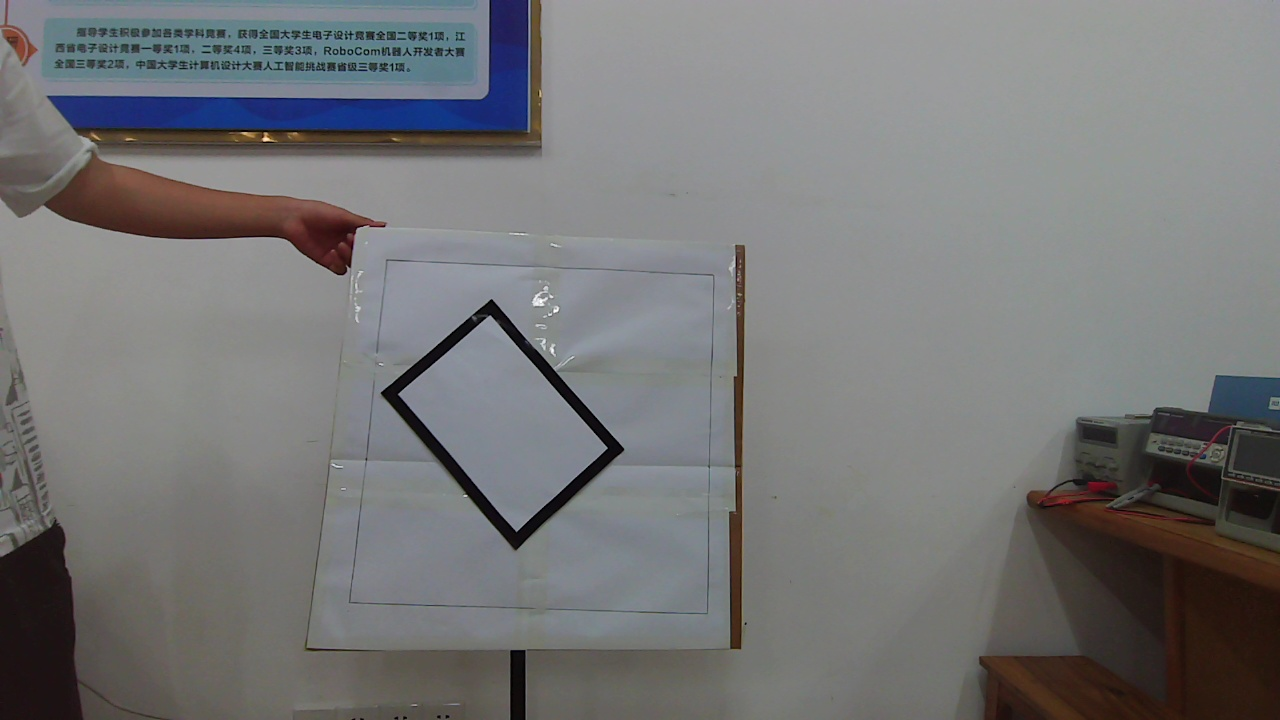
#> input picture TestPhoto/black/1.jpg, 1280 x 720 px, found by its file name
$ python '获取颜色阈值.py'
#> lines starting #> are read from the running program, lines starting #| are printed output that depends on the picture; after the words box and inside, x2 and y2 are one past the last pixel; in counts of white or black regions, pixels touching at a corner belong together
import cv2
import numpy as np

def nothing(x):
    pass

cv2.namedWindow("Tracking")

cv2.createTrackbar("LH","Tracking",0,255,nothing)
cv2.createTrackbar("LS","Tracking",0,255,nothing)
cv2.createTrackbar("LV","Tracking",0,255,nothing)
cv2.createTrackbar("UH","Tracking",255,255,nothing)
cv2.createTrackbar("US","Tracking",23,255,nothing)
cv2.createTrackbar("UV","Tracking",125,255,nothing)

#cv2.createTrackbar:绑定滑动条和窗口，定义滚动条的数值
#参数
#第一个参数时滑动条的名字，
#第二个参数是滑动条被放置的窗口的名字，
#第三个参数是滑动条默认值，
#第四个参数时滑动条的最大值，
#第五个参数时回调函数，每次滑动都会调用回调函数。


while True:
    frame = cv2.imread('/Users/duanhao/Desktop/black/1.jpg')
#> frame is the input picture: shape (720, 1280, 3); mean B, G, R 118.4, 117.7, 117.5
    hsv = cv2.cvtColor(frame,cv2.COLOR_BGR2HSV)
#> hsv: shape (720, 1280, 3); mean H, S, V 65.8, 30.5, 123.6
    #转换图像格式
    l_h = cv2.getTrackbarPos("LH","Tracking")
    l_s = cv2.getTrackbarPos("LS","Tracking")
    l_v = cv2.getTrackbarPos("LV","Tracking")

    u_h = cv2.getTrackbarPos("UH","Tracking")
    u_s = cv2.getTrackbarPos("US","Tracking")
    u_v = cv2.getTrackbarPos("UV","Tracking")
    #cv2.getTrackbarPos：得到滑动条的数值
    #参数
    #第一个参数是滑动条名字，
    #第二个时所在窗口，
    #返回值是滑动条的数值。

    l_g = np.array([l_h, l_s, l_v]) # 阈值下限
    u_g = np.array([u_h, u_s, u_v])   # 阈值上限

    mask = cv2.inRange(hsv,l_g,u_g) # 二值化
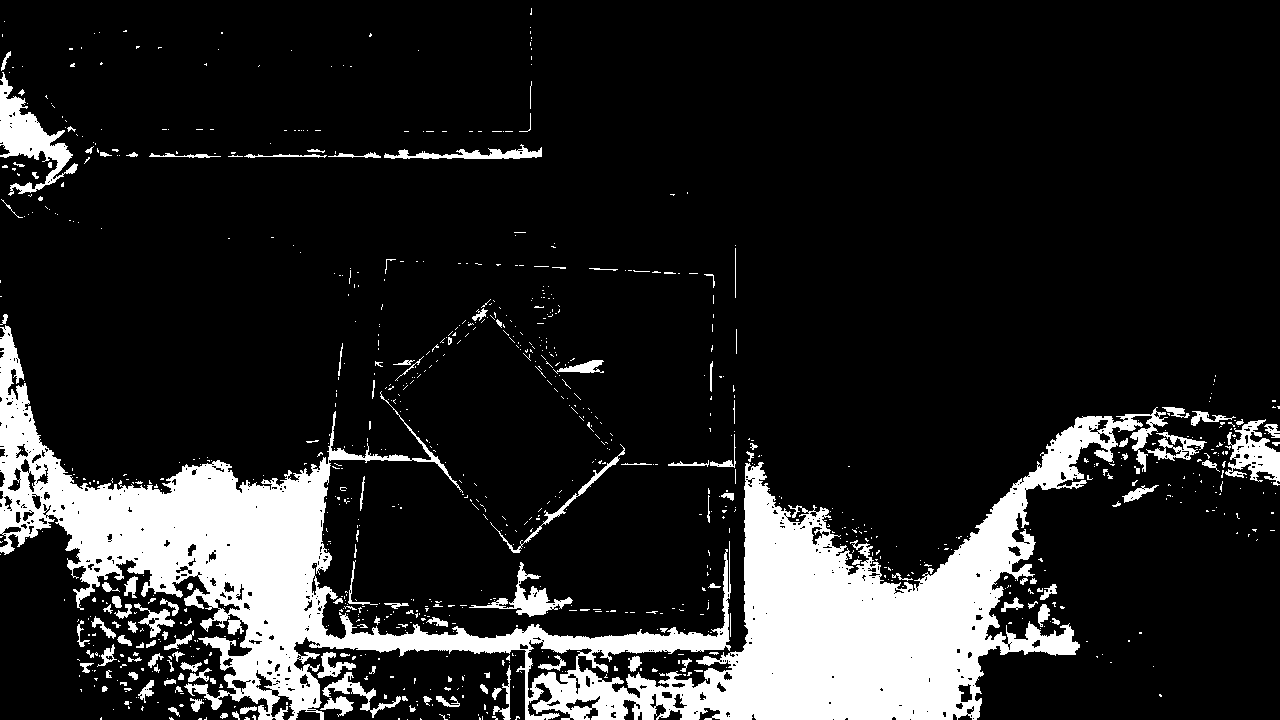
#> mask: shape (720, 1280); 14.7% white; 960 white regions (814 under 20 px), largest, box (x1, y1, x2, y2) and area: (0, 325, 1168, 720) 112726, (0, 72, 78, 196) 3278, (1225, 419, 1280, 486) 1774

    res=cv2.bitwise_and(frame,frame,mask=mask)
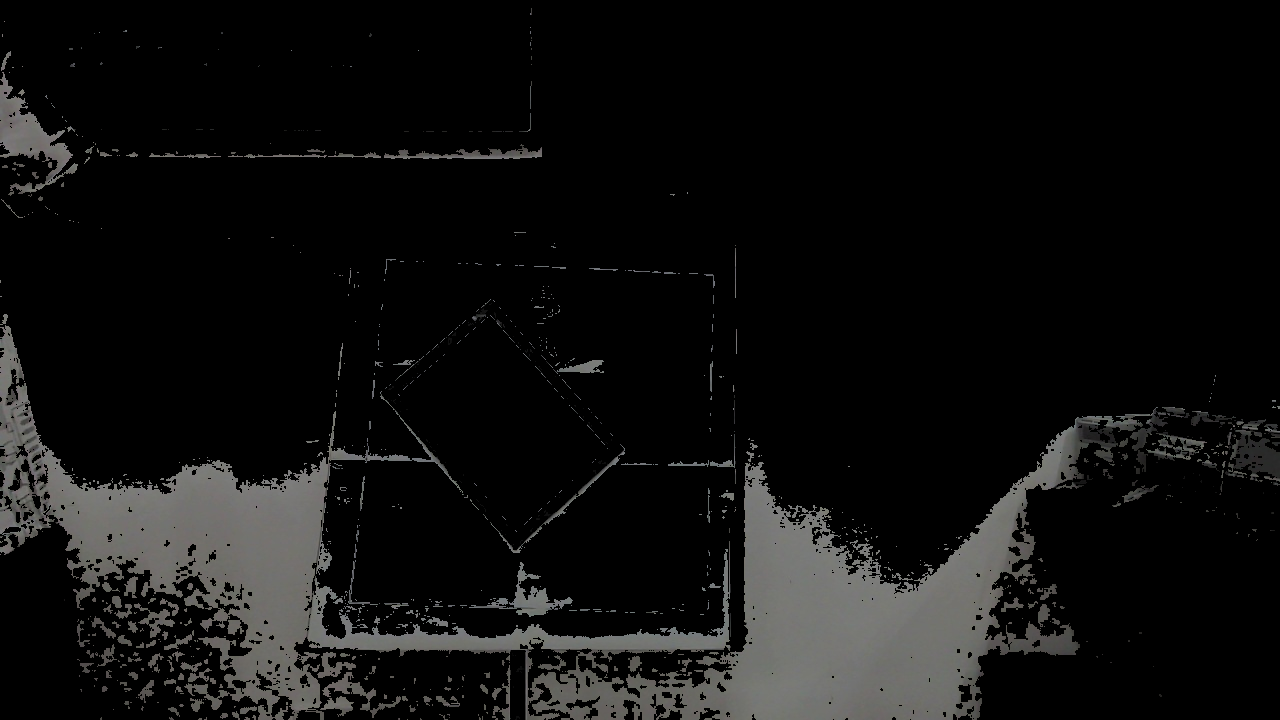
#> res: shape (720, 1280, 3); mean B, G, R 15.5, 15.9, 16

    #cv2.bitwise_and是对二进制数据进行“与”操作，即对图像（灰度图像或彩色图像均可）每个像素值进行二进制“与”操作，将原图与二值化图像与运算，将阈值内的颜色以原本颜色显示

    cv2.imshow("frame", frame)
    cv2.imshow("mask", mask)
    cv2.imshow("res", res)
    #显示窗口
    key = cv2.waitKey(1)
#> (key Esc is pressed here)
    if key == 27:
        break
cv2.destroyAllWindows()
#延时，当按下ESC时关闭窗口，如果用户没有按下键，则继续等待下一个delay时间(循环)，直到用户按键触发#
